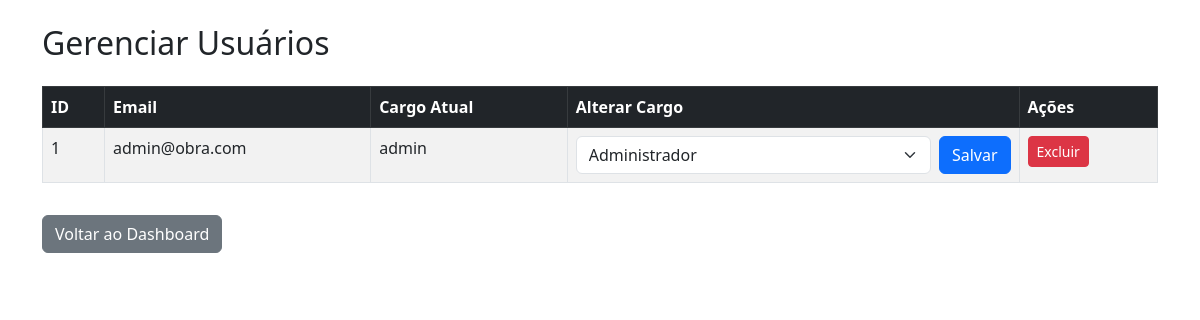
The page /gerenciar-usuarios (signed in) on the database as committed earlier.
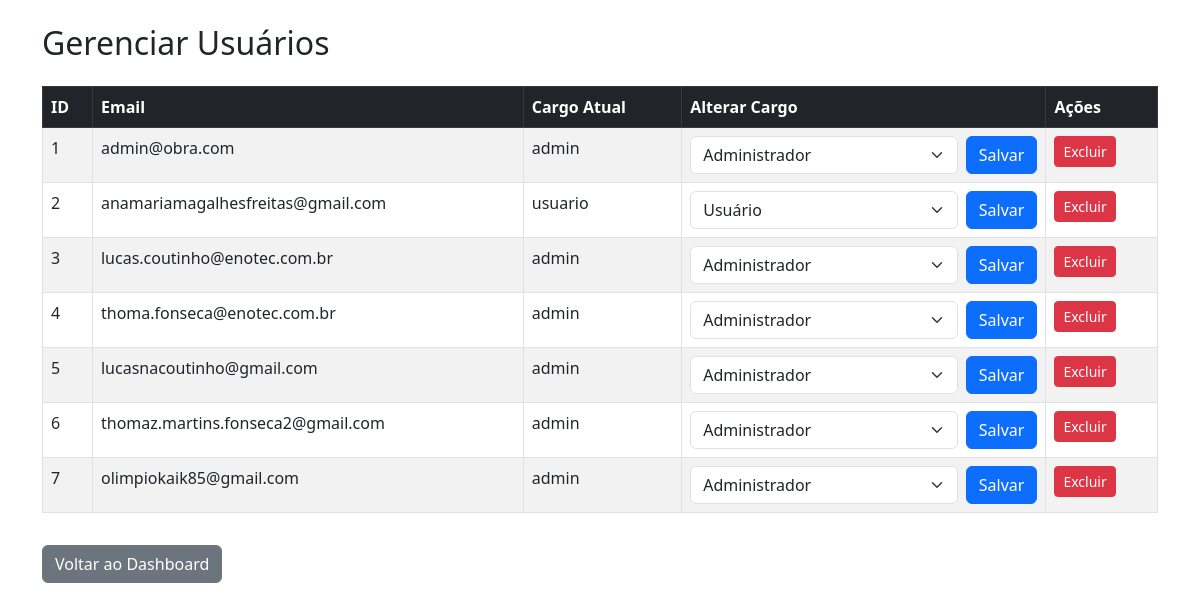
The same page on the database as committed later.
### models.py (models this page shows)
class User(db.Model):
    id = db.Column(db.Integer, primary_key=True)
    email = db.Column(db.String(120), unique=True, nullable=False)
    password = db.Column(db.String(120), nullable=False)
    cargo = db.Column(db.String(50), default="usuario")  # 👈 Aqui

### app.py (the view, shortened to what this page needs)
@app.route("/gerenciar-usuarios", methods=["GET", "POST"])
def gerenciar_usuarios():
    if "usuario" not in session:
        return redirect("/login")
    user = User.query.filter_by(email=session["usuario"]).first()
    if user.cargo != "admin":
        return "Acesso negado", 403
    usuarios = User.query.all()
    return render_template("gerenciar_usuarios.html", usuarios=usuarios)

### templates/gerenciar_usuarios.html (shortened to what this page needs)
<!DOCTYPE html>
<html lang="pt-br">
<head>
  <link rel="stylesheet" href="https://cdn.jsdelivr.net/npm/bootstrap@5.3.0/dist/css/bootstrap.min.css" />
</head>
<body>
  <div class="container mt-4">
    <h2 class="mb-4">Gerenciar Usuários</h2>
    <div class="table-responsive">
      <table class="table table-striped table-bordered">
        <thead class="table-dark">
          <tr>
            <th>ID</th>
            <th>Email</th>
            <th>Cargo Atual</th>
            <th>Alterar Cargo</th>
            <th>Ações</th>
          </tr>
        </thead>
        <tbody>
          {% for u in usuarios %}
          <tr>
            <td>{{ u.id }}</td>
            <td>{{ u.email }}</td>
            <td>{{ u.cargo }}</td>
            <td>
              <form method="POST" action="{{ url_for('atualizar_cargo', user_id=u.id) }}" class="d-flex">
                <select name="novo_cargo" class="form-select me-2">
                  <option value="usuario" {% if u.cargo == 'usuario' %}selected{% endif %}>Usuário</option>
                  <option value="admin" {% if u.cargo == 'admin' %}selected{% endif %}>Administrador</option>
                </select>
                <button type="submit" class="btn btn-primary">Salvar</button>
              </form>
            </td>
            <td>
              <form method="POST" action="{{ url_for('excluir_usuario', user_id=u.id) }}" onsubmit="return confirm('Tem certeza que deseja excluir?');">
                <button type="submit" class="btn btn-danger btn-sm">Excluir</button>
              </form>
            </td>
          </tr>
          {% endfor %}
        </tbody>
      </table>
    </div>
    <a href="{{ url_for('dashboard') }}" class="btn btn-secondary mt-3">Voltar ao Dashboard</a>
  </div>
</body>
</html>

Rows that differ between the two databases and show on the page:
added User: id "2", email "anamariamagalhesfreitas@gmail.com", cargo "usuario", novo_cargo "Usuário"
added User: id "3", email "lucas.coutinho@enotec.com.br", cargo "admin", novo_cargo "Administrador"
added User: id "4", email "thoma.fonseca@enotec.com.br", cargo "admin", novo_cargo "Administrador"
added User: id "5", email "lucasnacoutinho@gmail.com", cargo "admin", novo_cargo "Administrador"
added User: id "6", email "thomaz.martins.fonseca2@gmail.com", cargo "admin", novo_cargo "Administrador"
added User: id "7", email "olimpiokaik85@gmail.com", cargo "admin", novo_cargo "Administrador"
